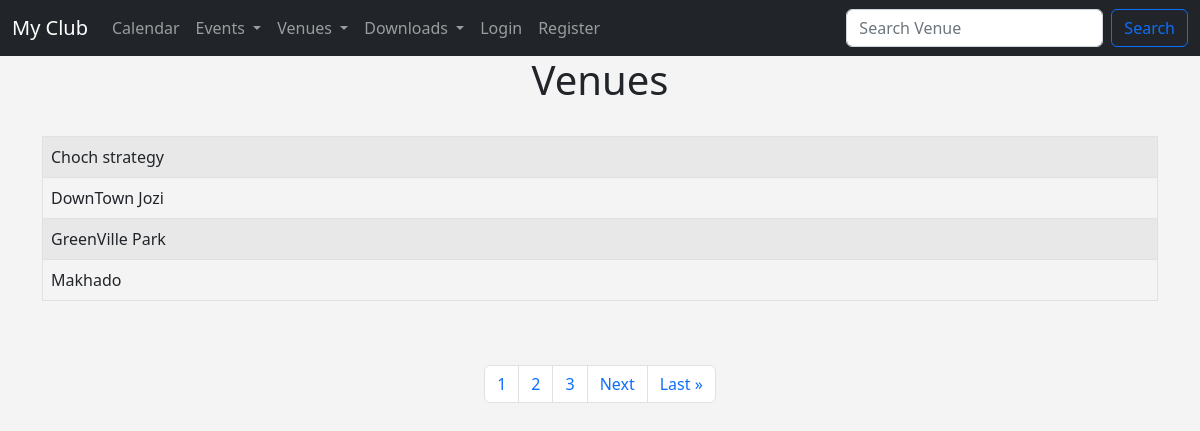
Page /list_venues/ on the committed database.
### events/models.py (models this page shows)
class Venue(models.Model):
	name = models.CharField('Venue Name', max_length=200)
	address =models.CharField(max_length=200)
	zip_code = models.CharField('Zip Code', max_length=200)
	phone = models.CharField('Contact Number', max_length=50, blank=True)
	web = models.URLField('Website Address', blank=True)
	email_address = models.EmailField("Email Address", blank=True)
	owner = models.IntegerField("Owner", blank=False, default=1)
	venue_image = models.ImageField(null=True, blank=True, upload_to="image/")
	def __str__(self):
 		return self.name

### events/views.py (the view)
# urls.py: path('list_venues/', views.list_venues, name='list-venues'),
def list_venues(request):
	venue_list = Venue.objects.all().order_by('name')
	p = Paginator(venue_list, 4)
	page = request.GET.get('page')
	venues = p.get_page(page)
	nums = "a" * venues.paginator.num_pages
	return render(request, 'events/venues.html', {'venue_list': venue_list, 'venues': venues, 'nums' :nums})

### events/templates/events/venues.html (shortened to what this page needs)
{% extends 'events/base.html' %}
{% block content %}
    <center>
		<h1>Venues</h1>
		<br>
		<table class="table table-hover table-striped table-bordered">
			{% for venue in venues %}
				<tr>
					<td>
						<a class="nav-link" href="{% url 'show-venue' venue.id %}">{{venue}}</a>
					</td>
				</tr>
			{% endfor %}
		</table>
		<br>
		<br>
        <nav aria-label="Page navigation example">
        	<ul class="pagination justify-content-center">
				{% for i in nums %}
					<li class="page-item"><a class="page-link" href="?page={{forloop.counter}}">{{forloop.counter}}</a></li>
				{% endfor %}
				{% if venues.has_next %}
					<li class="page-item"><a class="page-link" href="?page={{ venues.next_page_number }}">Next</a></li>
					<li class="page-item"><a class="page-link" href="?page={{ venues.paginator.num_pages}}">Last &raquo</a></li>
				{% endif %}
			</ul>
	    </nav>
	</center>
{% endblock %}

### events/templates/events/base.html (style rules this page uses)
body { background: #f4f4f4; }

### rows in the picture
Venue: name "Choch strategy"
Venue: name "DownTown Jozi"
Venue: name "GreenVille Park"
Venue: name "Makhado"
